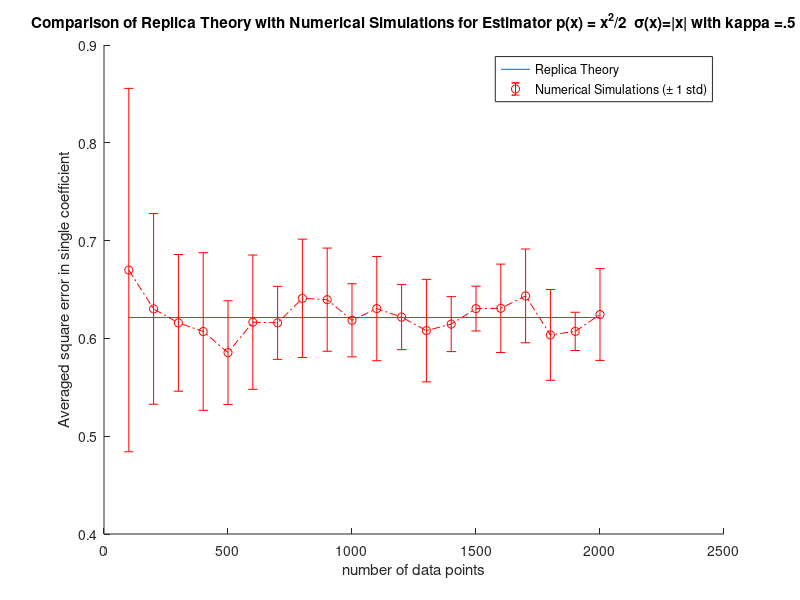

The MATLAB source for this figure:
clear all;
close all;


load nVsq0simL2Bayes_lapNoise_gaussCoeff_kappa.5_lambda1.mat

hold on;

plot(nSet, qThyVal*ones(size(nSet)));
errorbar(nSet, mean(qErr),std(qErr),'-.or');


xlabel('number of data points')
ylabel('Averaged square error in single coefficient')

title('Comparison of Replica Theory with Numerical Simulations for Estimator p(x) = x^2/2  \sigma(x)=|x| with kappa =.5')

legend('Replica Theory','Numerical Simulations (\pm 1 std)')
